Frame 1 (no input): blank canvas, image omitted
Frame 60 (no input): blank canvas, image omitted
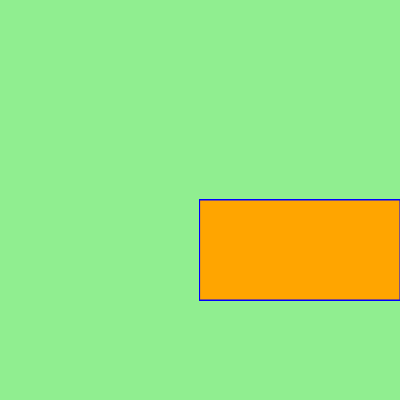
Frame 120 (the mouse pressed at the canvas centre since frame 60)

The p5.js sketch whose frames 1 and 60 were blank and that drew this single picture after the mouse press (run headless with seeded random() and noise() and a simulated clock; from frame 60 on, the mouse is pressed at the canvas centre):

// p5.js sketch
// ── sketch.js
function setup() {
  createCanvas(400, 400);
    background("lightgreen");
}

function draw() {

  fill ("orange");
  stroke("blue");
  if(mouseIsPressed) {
    
    rect(mouseX,mouseY,200,100);//retangulo(pos x, pos y, tam x, tam y)
  }
}
